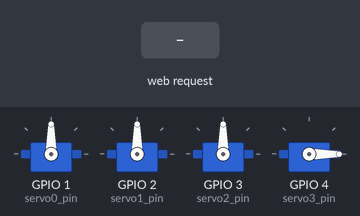
A sketch run on a simulated ESP8266 (NodeMCU). On the bench: 4 × servo. The test bench sets the inputs (shaded band). WiFi joins after 1.5 s; servers stay silent unless stated; what the sketch prints to the serial monitor is not drawn.

Above: at 2.7 s.
2.8 s: HTTP request GET /Req=1 received
At 3.6 s:
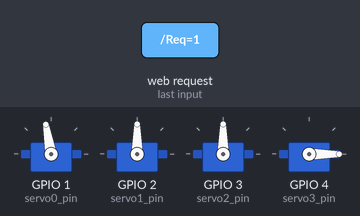
4.3 s: HTTP request GET /Req=3 received
At 4.8 s:
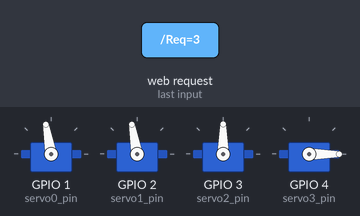
5.8 s: HTTP request GET /Req=2 received
At 7.0 s:
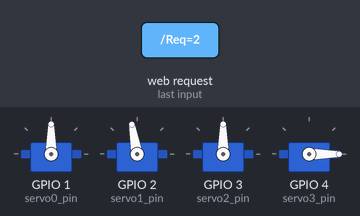
7.3 s: HTTP request GET /Req=5 received
At 8.2 s:
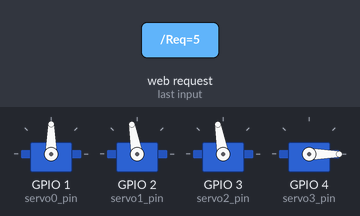
8.8 s: HTTP request GET /Req=4 received
At 9.4 s:
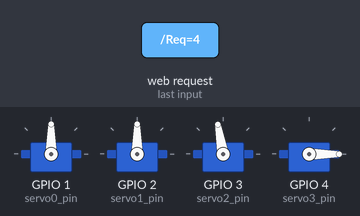
10.3 s: HTTP request GET /Req=6 received
At 10.6 s:
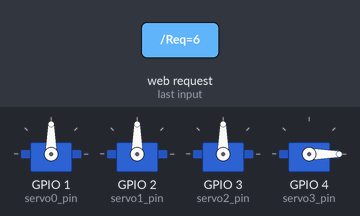
Timing chart, 0 to 12.8 s (numbered marks = the images above; inputs shaded):
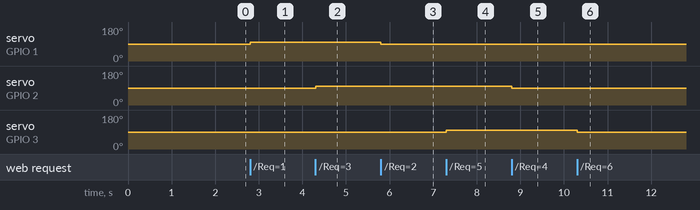

The sketch:

arm_nodemcu_mk1.ino
```cpp
#include <ESP8266WiFi.h>
#include <Servo.h>
Servo servo0;
Servo servo1;
Servo servo2;
Servo servo3;

const int unt=10;
int pos0=90;
int pos1=90;
int pos2=90;
int pos3=0;

#define servo0_pin 1
#define servo1_pin 2
#define servo2_pin 3
#define servo3_pin 4


const char* ssid = "Your SSID";
const char* password = "Your Wifi Password";

WiFiServer server(80);

void setup() {
  Serial.begin(115200);
  delay(10);
  servo0.attach(servo0_pin);
  servo1.attach(servo1_pin);
  servo2.attach(servo2_pin);
  servo3.attach(servo3_pin);
  // Connect to WiFi network

  servo0.write(pos0);
  servo1.write(pos1);
  servo2.write(pos2);
  servo3.write(pos3);

  Serial.println();
  Serial.println();
  Serial.print("Connecting to ");
  Serial.println(ssid);

  WiFi.begin(ssid, password);

  while (WiFi.status() != WL_CONNECTED) {
    delay(500);
    Serial.print(".");
  }
  Serial.println("");
  Serial.println("WiFi connected");

  // Start the server
  server.begin();
  Serial.println("Server started");

  // Print the IP address on serial monitor
  Serial.print("Use this URL to connect: ");
  Serial.print("http://");    //URL IP to be typed in mobile/desktop browser
  Serial.print(WiFi.localIP());
  Serial.println("/");

}

void loop() {
  // Check if a client has connected
  WiFiClient client = server.available();
  if (!client) {
    return;
  }

  // Wait until the client sends some data
  Serial.println("new client");
  while(!client.available()){
    delay(1);
  }

  // Read the first line of the request
  String request = client.readStringUntil('\r');
  Serial.println(request);
  client.flush();

 int value = 0;
 // Match the request

if (request.indexOf("/Req=1") != -1)  {
  if(pos0<=180){
  pos0+=unt;
  }
  servo0.write(pos0);
}
if (request.indexOf("/Req=2") != -1)  {
  if(pos0>=0){
  pos0-=unt;
  servo0.write(pos0);
  }
}


if (request.indexOf("/Req=3") != -1)  {
  if(pos1<=180){
  pos1+=unt;
  servo1.write(pos1);
  }
}
if (request.indexOf("/Req=4") != -1)  {
  if(pos1>=0){
  pos1-=unt;
  servo1.write(pos1);
  }
}


if (request.indexOf("/Req=5") != -1)  {
  if(pos2<=180){
  pos2+=unt;
  servo2.write(pos2);
  }
}
if (request.indexOf("/Req=6") != -1)  {
  if(pos2>=0){
  pos2-=unt;
  servo2.write(pos2);
  }
}

if (request.indexOf("/Req=7") != -1)  {
  if(pos3<180){
  pos3=0;
  servo3.write(pos3);
  }
}
if (request.indexOf("/Req=8") != -1)  {
  if(pos3>0){
  pos3=180;
  servo3.write(pos3);
  }
}


  // Return the response
  client.println("HTTP/1.1 200 OK");
  client.println("Content-Type: text/html");
  client.println(""); //  do not forget this one
  client.println("<!DOCTYPE html>");
client.println("<html lang='en'>");
client.println("<head>");
    client.println("<meta charset='utf-8' />");
    client.println("<title></title>");
client.println("</head>");
client.println("<body style="">");
    client.println("<h1>");
        client.println("web page");
    client.println("</h1>");
    client.println("<div>");
        client.println("<a href=\"/Req=3\"\"> <button> left clockwise</button></a>");
       client.println("<a href=\"/Req=4\"\"> <button> left anticlockwiaw </button></a>");
    client.println("</div>");
    client.println("<div>");
        client.println("<a href=\"/Req=5\"\"> <button> right clockwise</button></a>");
       client.println("<a href=\"/Req=6\"\"> <button> right anticlockwise</button></a>");
    client.println("</div>");
    client.println("<div>");
    client.println("<a href=\"/Req=1\"\"> <button> motar 1 right</button></a>");
    client.println("<a href=\"/Req=2\"\"><button> motar 1 left</button>");
    client.println("</div>");
    client.println("</div>");
    client.println("<div>");
    client.println("<a href=\"/Req=7\"\"> <button> claw grab</button></a>");
        client.println("<a href=\"/Req=8\"\"> <button>claw drop</button></a>");
    client.println("</div>");
client.println("</body>");
client.println("</html>");
  delay(1);
  Serial.println("Client disonnected");
  Serial.println("");

}
```

Measured:
- after the input at 2.8 s, servo on GPIO 1 (servo0_pin): 90° → 100° at once
- after the input at 4.3 s, servo on GPIO 2 (servo1_pin): 90° → 100° at once
- after the input at 5.8 s, servo on GPIO 1 (servo0_pin): 100° → 90° at once
- after the input at 7.3 s, servo on GPIO 3 (servo2_pin): 90° → 100° at once
- after the input at 8.8 s, servo on GPIO 2 (servo1_pin): 100° → 90° at once
- after the input at 10.3 s, servo on GPIO 3 (servo2_pin): 100° → 90° at once
